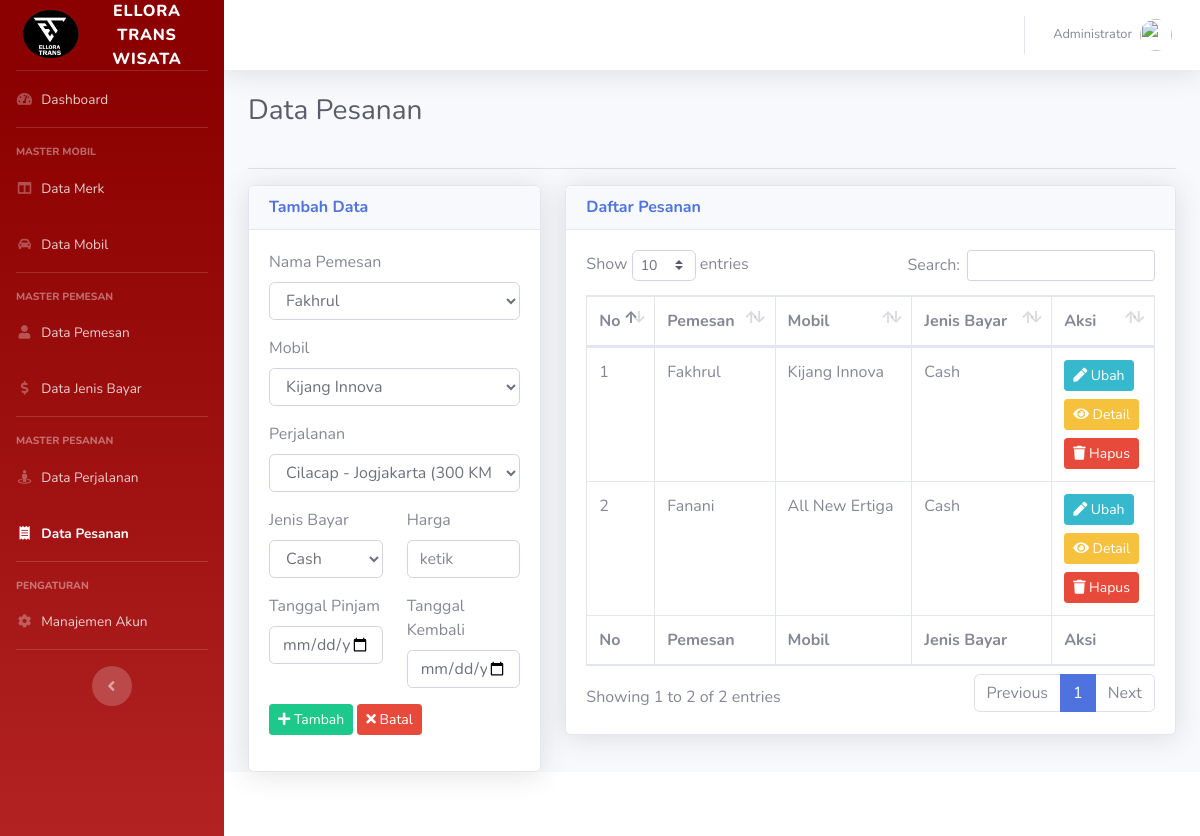
Page /pesanan (signed in) on the committed database.
### tables this page shows
CREATE TABLE `tbl_pesanan` (
  `id` int(11) NOT NULL,
  `harga` int(11) DEFAULT NULL,
  `tgl_pinjam` date DEFAULT NULL,
  `tgl_kembali` date DEFAULT NULL,
  `id_pemesan` int(11) DEFAULT NULL,
  `id_mobil` int(11) DEFAULT NULL,
  `id_perjalanan` int(11) DEFAULT NULL,
  `id_jenis_bayar` int(11) DEFAULT NULL
);

CREATE TABLE `tbl_pemesan` (
  `id` int(11) NOT NULL,
  `nama` varchar(50) DEFAULT NULL,
  `alamat` varchar(100) DEFAULT NULL,
  `jenis_kelamin` enum('L','P') DEFAULT NULL,
  `foto` varchar(100) DEFAULT NULL
);

CREATE TABLE `tbl_mobil` (
  `id` int(11) NOT NULL,
  `nama` varchar(30) DEFAULT NULL,
  `warna` varchar(20) DEFAULT NULL,
  `no_polisi` varchar(10) DEFAULT NULL,
  `jumlah_kursi` int(1) DEFAULT NULL,
  `tahun_beli` int(4) DEFAULT NULL,
  `gambar` varchar(100) DEFAULT NULL,
  `id_merk` int(11) DEFAULT NULL
);

CREATE TABLE `tbl_jenis_bayar` (
  `id` int(11) NOT NULL,
  `jenis_bayar` varchar(20) DEFAULT NULL
);

### controllers/C_Pesanan.php (called while the page is built, shortened)
<?php
class C_Pesanan extends Controller {
	public function __construct(){
		$this->pesanan = $this->model('M_Pesanan');
		$this->j_bayar = $this->model('M_Jenis_Bayar');
		$this->mobil = $this->model('M_Mobil');
		$this->pemesan = $this->model('M_Pemesan');
		$this->perjalanan = $this->model('M_Perjalanan');
	}
	public function index(){
		$data = [
			'aktif' => 'pesanan',
			'judul' => 'Data Pesanan',
			'data_pesanan' => $this->pesanan->lihat(),
			'data_pemesan' => $this->pemesan->lihat(),
			'data_mobil' => $this->mobil->lihat(),
			'data_perjalanan' => $this->perjalanan->lihat(),
			'data_jenis_bayar' => $this->j_bayar->lihat(),
			'no' => 1
		];
		$this->view('pesanan/index', $data);
	}
}

### index.php (called while the page is built, shortened)
<?php
require_once BASEPATH . DS . 'core' . DS . 'Database.php';
require_once BASEPATH . DS . 'core' . DS . 'Model.php';
new Route();
?>

### functions/url_function.php (called while the page is built, shortened)
<?php
function base_url($path = null){
	if(isset($path)){
		$path = filter_var($path, FILTER_SANITIZE_URL);
		$path = rtrim($path, '/');
		return BASE_URL . $path;
	}
	return BASE_URL;
}

### core/Model.php (called while the page is built, shortened)
<?php
class Model {
	public function __construct(){
		$this->db = new Database();
	}
	public function get($table, $kolom = []){
		if (count($kolom) == 0) {
			$this->_query = "SELECT * FROM {$table}";
		} else {
			$i = 0;
			$total = count($kolom);
			$this->_query = "SELECT ";
			foreach ($kolom as $k) {
				$i++;
				$this->_query = $this->_query . "{$k}";
				if($total > $i) $this->_query = $this->_query . ', ';
			}
			$this->_query = $this->_query . " FROM {$table}";
		}
	}
	public function setQuery($query){
		$this->_query = $query;
	}
	public function execute(){
		return $this->db->query($this->_query);
	}
}

### core/Database.php (called while the page is built, shortened)
<?php
class Database
{
	public function __construct()
	{
		$this->_koneksi = new mysqli(DB_HOST, DB_USER, DB_PASS, DB_NAME);
	}
	public function query($query)
	{
		return $this->_koneksi->query($query);
	}
}

### models/M_Pemesan.php (called while the page is built, shortened)
<?php
class M_Pemesan extends Model {
	public function lihat(){
		$query = $this->execute();
		return $query;
	}
}

### models/M_Mobil.php (called while the page is built, shortened)
<?php
class M_Mobil extends Model {
	public function lihat(){
		$query = $this->execute();
		return $query;
	}
}

### models/M_Perjalanan.php (called while the page is built, shortened)
<?php
class M_Perjalanan extends Model{
	public function lihat(){
		$query = $this->execute();
		return $query;
	}
}

### models/M_Jenis_Bayar.php (called while the page is built, shortened)
<?php
class M_Jenis_Bayar extends Model{
	public function lihat(){
		$query = $this->execute();
		return $query;
	}
}

### models/M_Pesanan.php (called while the page is built, shortened)
<?php
class M_Pesanan extends Model{
	public function lihat(){
		$query = $this->execute();
		return $query;
	}
}

### views/pesanan/index.php (the view, shortened to what this page needs)
<!DOCTYPE html>
<html lang="en">
<head>
	<link href="<?= base_url('sb-admin-2/') ?>/vendor/fontawesome-free/css/all.min.css" rel="stylesheet" type="text/css">
	<link href="<?= base_url('sb-admin-2/') ?>/css/sb-admin-2.min.css" rel="stylesheet">
	<link href="<?= base_url('sb-admin-2/') ?>/vendor/datatables/dataTables.bootstrap4.min.css" rel="stylesheet">
</head>
<body id="page-top">
	<div id="wrapper">
	<div id="content-wrapper" class="d-flex flex-column">
		<div id="content">
			<div class="container-fluid">
				<div class="row">
					<div class="col-sm-12">
						<div class="clearfix">
							<div class="float-left">
								<h1 class="h3 mb-4 text-gray-800"><?= $judul ?></h1>
							</div>
						</div>
						<hr>
					</div>
				</div>
				<div class="row">
					<div class="col-sm-4">
						<div class="card shadow">
							<div class="card-header">
								<h6 class="m-0 font-weight-bold text-primary">Tambah Data</h6>
							</div>
							<div class="card-body">
								<form method="POST" action="<?= base_url('pesanan/tambah') ?>" enctype="multipart/form-data">
								  	<div class="form-group">
								  		<label for="id_pemesan">Nama Pemesan</label>
								  		<select name="id_pemesan" id="id_pemesan" class="form-control">
								  			<?php while($pemesan = $data_pemesan->fetch_object()) : ?>
												<option value="<?= $pemesan->id ?>"><?= $pemesan->nama ?></option>
								  			<?php endwhile; ?>
								  		</select>
								  	</div>
								  	<div class="form-group">
								  		<label for="id_mobil">Mobil</label>
								  		<select name="id_mobil" id="id_mobil" class="form-control">
								  			<?php while($mobil = $data_mobil->fetch_object()) : ?>
												<option value="<?= $mobil->id ?>"><?= $mobil->nama ?></option>
								  			<?php endwhile; ?>
								  		</select>
								  	</div>
									<div class="form-group">
								  		<label for="id_perjalanan">Perjalanan</label>
								  		<select name="id_perjalanan" id="id_perjalanan" class="form-control">
								  			<?php while($perjalanan = $data_perjalanan->fetch_object()) : ?>
												<option value="<?= $perjalanan->id ?>"><?= $perjalanan->asal ?> - <?= $perjalanan->tujuan ?> (<?= $perjalanan->jarak ?> KM)</option>
								  			<?php endwhile; ?>
								  		</select>
								  	</div>
								  	<div class="row">
								  		<div class="col-md-6">
								  			<div class="form-group">
										  		<label for="id_jenis_bayar">Jenis Bayar</label>
										  		<select name="id_jenis_bayar" id="id_jenis_bayar" class="form-control">
										  			<?php while($jenis_bayar = $data_jenis_bayar->fetch_object()) : ?>
														<option value="<?= $jenis_bayar->id ?>"><?= $jenis_bayar->jenis_bayar ?></option>
										  			<?php endwhile; ?>
										  		</select>
										  	</div>
								  		</div>
								  		<div class="col-md-6">
								  			<div class="form-group">
										  		<label for="harga">Harga</label>
										  		<input type="number" name="harga" id="harga" placeholder="ketik" required="required" autocomplete="off" class="form-control">
										  	</div>
								  		</div>
								  	</div>
									<div class="row">
										<div class="col-md-6">
											<div class="form-group">
										  		<label for="tgl_pinjam">Tanggal Pinjam</label>
										  		<input type="date" name="tgl_pinjam" id="tgl_pinjam" required="required" autocomplete="off" class="form-control">
										  	</div>
									  	</div>
										<div class="col-md-6">
											<div class="form-group">
										  		<label for="tgl_kembali">Tanggal Kembali</label>
										  		<input type="date" name="tgl_kembali" id="tgl_kembali" required="required" autocomplete="off" class="form-control">
										  	</div>
									  	</div>
									</div>
								  	<div class="form-group">
										<button type="submit" class="btn btn-sm btn-success" name="tambah"><i class="fa fa-plus"></i> Tambah</button>
										<button type="reset" class="btn btn-sm btn-danger"><i class="fa fa-times"></i> Batal</button>
								  	</div>
								</form>
							</div>
						</div>
					</div>
					<div class="col-sm-8">
						<div class="card shadow">
							<div class="card-header">
								<h6 class="m-0 font-weight-bold text-primary">Daftar Pesanan</h6>
							</div>
							<div class="card-body">
								<table class="table table-bordered" id="dataTable" width="" cellspacing="0">
	                  				<thead>
	                    				<tr>
	                    					<th>No</th>
	                    					<th>Pemesan</th>
	                    					<th>Mobil</th>
	                    					<th>Jenis Bayar</th>
	                    					<th>Aksi</th>
	                    				</tr>
	                 				</thead>
	                  				<tfoot>
	                    				<tr>
	                    					<th>No</th>
	                    					<th>Pemesan</th>
	                    					<th>Mobil</th>
	                    					<th>Jenis Bayar</th>
	                    					<th>Aksi</th>
	                    				</tr>
	                  				</tfoot>
	                 				<tbody>
										<?php while($pesanan = $data_pesanan->fetch_object()) : ?>
											<tr>
												<td><?= $no++ ?></td>
												<td><?= $pesanan->nama_pemesan ?></td>
												<td><?= $pesanan->nama_mobil ?></td>
												<td><?= $pesanan->jenis_bayar ?></td>
												<td>
													<a href="<?= base_url('pesanan/ubah/' . $pesanan->id) ?>" class="btn btn-sm btn-info mb-2"><i class="fa fa-pen"></i> Ubah</a><br>
													<a href="<?= base_url('pesanan/detail/' . $pesanan->id) ?>" class="btn btn-sm btn-warning mb-2"><i class="fa fa-eye"></i> Detail</a><br>
	                 								<a href="<?= base_url('pesanan/hapus/' . $pesanan->id) ?>" class="btn btn-sm btn-danger" onclick="return confirm('apakah anda yakin?')"><i class="fa fa-trash"></i> Hapus</a>
												</td>
											</tr>
										<?php endwhile; ?>
									</tbody>
              					</table>
							</div>
						</div>
					</div>
				</div>
			</div>
		</div>
	</div>
	</div>
</body>
</html>

### rows in the picture
tbl_pesanan: id_pemesan.nama "Fakhrul", id_mobil.nama "Kijang Innova", id_jenis_bayar.jenis_bayar "Cash"
tbl_pesanan: id_pemesan.nama "Fanani", id_mobil.nama "All New Ertiga", id_jenis_bayar.jenis_bayar "Cash"

### other values in the picture
$_SESSION['login']['nama'] "Administrator"
$judul "Data Pesanan"
form field id_pemesan "Fakhrul"
form field id_mobil "Kijang Innova"
form field id_perjalanan "Cilacap - Jogjakarta (300 KM)"
form field id_jenis_bayar "Cash"
